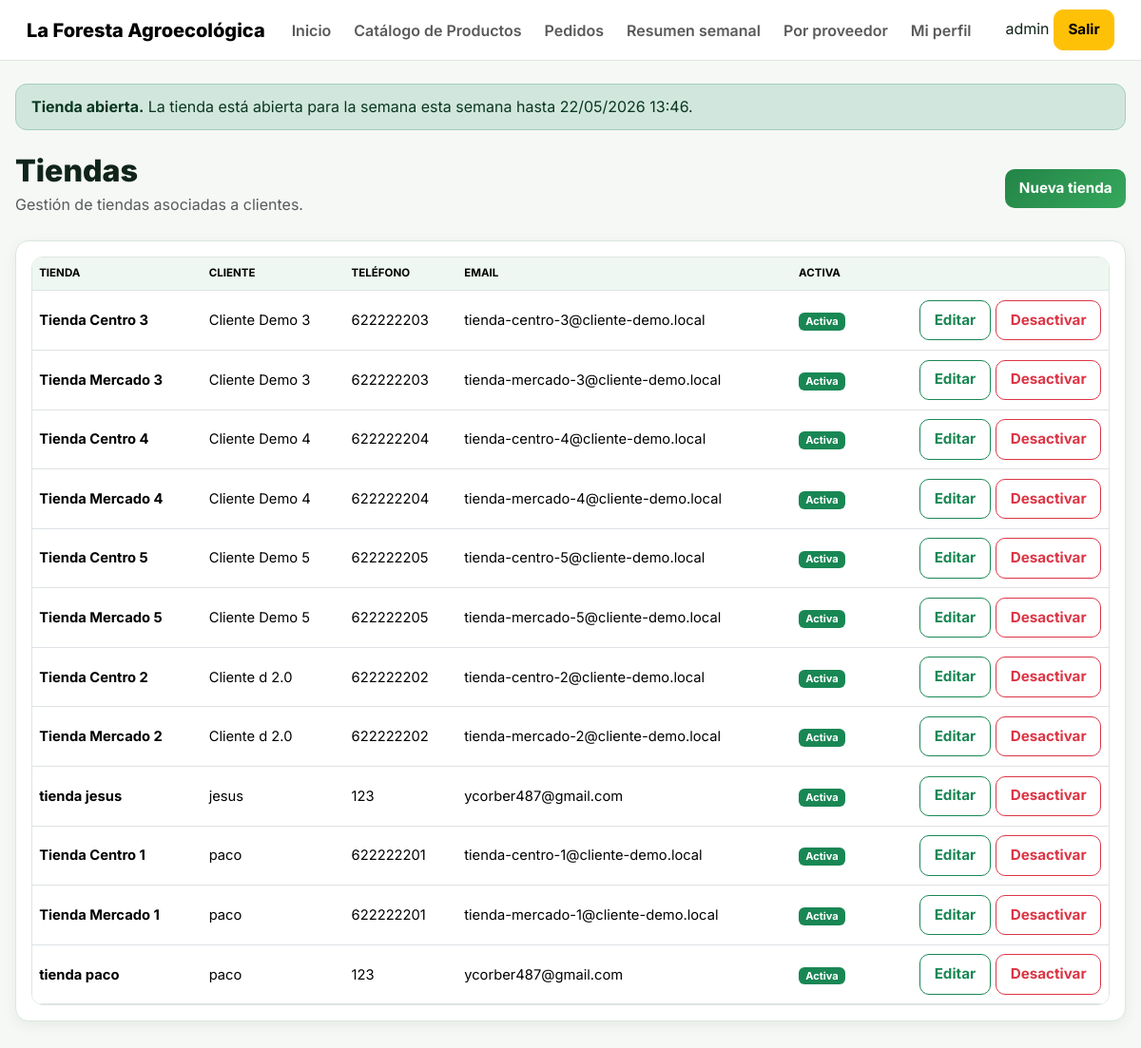
The page /cuentas/tiendas/ (signed in) on the database its author committed.
### accounts/models.py (models this page shows, shortened)
class Tienda(models.Model):
    cliente = models.ForeignKey(Cliente, on_delete=models.CASCADE, related_name='tiendas')
    nombre = models.CharField(max_length=150)
    direccion = models.TextField(blank=True)
    direccion_facturacion = models.TextField(blank=True)
    telefono = models.CharField(max_length=30, blank=True)
    email = models.EmailField(blank=True)
    activa = models.BooleanField(default=True)
    class Meta:
        ordering = ['cliente__nombre', 'nombre']
        unique_together = ('cliente', 'nombre')

class Cliente(models.Model):
    nombre = models.CharField(max_length=150)
    nif = models.CharField(max_length=20, blank=True)
    telefono = models.CharField(max_length=30, blank=True)
    email = models.EmailField(blank=True)
    direccion = models.TextField(blank=True)
    direccion_facturacion = models.TextField(blank=True)
    activo = models.BooleanField(default=True)
    usuarios = models.ManyToManyField(settings.AUTH_USER_MODEL, related_name='clientes', blank=True)
    class Meta:
        ordering = ['nombre']

### accounts/views.py (the view)
# urls.py: path('tiendas/', tienda_list, name='tienda_list'),
@login_required
@user_passes_test(admin_required)
def tienda_list(request):
    tiendas = Tienda.objects.select_related('cliente').all()
    return render(request, 'accounts/tienda_list.html', {'tiendas': tiendas})

### accounts/views.py (called while the page is built)
def admin_required(user):
    return user.is_superuser

### core/context_processors.py (called while the page is built, shortened)
def shop_status(request):
    now = timezone.now()
    ciclo = OrderCycle.objects.filter(
        cerrado=False,
        inicio__lte=now,
        cierre__gte=now
    ).order_by('-inicio').first()
    if ciclo:
        shop_open = True
        shop_status_message = f'La tienda está abierta para la semana {ciclo.nombre} hasta {ciclo.cierre.strftime("%d/%m/%Y %H:%M")}.'
    return {
        'shop_open': shop_open,
        'shop_status_message': shop_status_message,
        'APP_DISPLAY_NAME': getattr(settings, 'APP_DISPLAY_NAME', 'La Foresta Agroecológica'),
    }

### templates/accounts/tienda_list.html
{% extends "base.html" %}
{% block content %}
<div class="page-hero">
    <div>
        <h1>Tiendas</h1>
        <p class="text-muted">Gestión de tiendas asociadas a clientes.</p>
    </div>
    <a href="{% url 'tienda_create' %}" class="btn btn-success">
        Nueva tienda
    </a>
</div>
<div class="card">
    <div class="card-body">
        <div class="table-responsive">
            <table class="table align-middle">
                <thead>
                    <tr>
                        <th>Tienda</th>
                        <th>Cliente</th>
                        <th>Teléfono</th>
                        <th>Email</th>
                        <th>Activa</th>
                        <th></th>
                    </tr>
                </thead>
                <tbody>
                    {% for tienda in tiendas %}
                    <tr>
                        <td><strong>{{ tienda.nombre }}</strong></td>
                        <td>{{ tienda.cliente.nombre }}</td>
                        <td>{{ tienda.telefono }}</td>
                        <td>{{ tienda.email }}</td>
                        <td>
                            {% if tienda.activa %}
                                <span class="badge bg-success">Activa</span>
                            {% else %}
                                <span class="badge bg-secondary">Inactiva</span>
                            {% endif %}
                        </td>
                        <td class="text-end">
                            <a href="{% url 'tienda_update' tienda.pk %}" class="btn btn-sm btn-outline-success">
                                Editar
                            </a>
                            <a href="{% url 'tienda_delete' tienda.pk %}" class="btn btn-sm btn-outline-danger">
                                Desactivar
                            </a>
                        </td>
                    </tr>
                    {% empty %}
                    <tr>
                        <td colspan="6" class="text-center text-muted">No hay tiendas registradas.</td>
                    </tr>
                    {% endfor %}
                </tbody>
            </table>
        </div>
    </div>
</div>
{% endblock %}

### templates/base.html (shortened to what this page needs)
{% load static %}
<!DOCTYPE html>
<html lang="es">
<head>
  <link rel="stylesheet" href="https://cdn.jsdelivr.net/npm/bootstrap@5.3.3/dist/css/bootstrap.min.css">
  <link rel="stylesheet" href="{% static 'css/styles.css' %}">
</head>
<body class="app-body">
<nav class="navbar navbar-expand-lg app-navbar">
  <div class="container-fluid app-container">
    <a class="navbar-brand brand-mark" href="{% url 'dashboard_redirect' %}">
      <span>{{ APP_DISPLAY_NAME|default:"La Foresta Agroecológica" }}</span>
    </a>
    {% if user.is_authenticated %}
    <div class="collapse navbar-collapse" id="mainNav">
      <ul class="navbar-nav me-auto mb-2 mb-lg-0 nav-pills-soft">
        <li class="nav-item"><a class="nav-link" href="{% url 'dashboard_redirect' %}">Inicio</a></li>
        <li class="nav-item"><a class="nav-link" href="{% url 'product_table' %}">Catálogo de Productos</a></li>
        <li class="nav-item"><a class="nav-link" href="{% url 'pedido_list' %}">Pedidos</a></li>
        {% if user.is_superuser %}
          <li class="nav-item"><a class="nav-link" href="{% url 'weekly_summary' %}">Resumen semanal</a></li>
          <li class="nav-item"><a class="nav-link" href="{% url 'supplier_summary' %}">Por proveedor</a></li>
        {% endif %}
        <li class="nav-item"><a class="nav-link" href="{% url 'profile_edit' %}">Mi perfil</a></li>
      </ul>
      <div class="user-chip-wrap">
        <span class="user-chip">{{ user.username }}</span>
        <a class="btn btn-warning btn-sm btn-soft-warning" href="{% url 'logout' %}">Salir</a>
      </div>
    </div>
    {% endif %}
  </div>
</nav>
<main class="container py-4 app-container">
  {% if user.is_authenticated %}
    <div class="alert status-alert {% if shop_open %}alert-success{% else %}alert-warning{% endif %} mb-4" role="alert">
      <strong>{% if shop_open %}Tienda abierta{% else %}Tienda cerrada{% endif %}.</strong>
      {{ shop_status_message }}
    </div>
  {% endif %}
  {% block content %}{% endblock %}
</main>
</body>
</html>

### static/css/styles.css (style rules this page uses)
:root { --bg: #f6f8f6; --panel: #ffffff; --text: #10241a; --muted: #5f6f66; --green: #238447; --green-dark: #176332; --green-soft: #e8f5ec; --line: #dbe7df; --warning-bg: #fff6dc; --warning-line: #f2d47b; --shadow: 0 4px 14px rgba(20,60,35,.07); --radius: 14px; }
* { box-sizing: border-box; }
body { margin: 0; font-family: Inter, system-ui, sans-serif; color: var(--text); background: #f6f8f6; min-height: 100vh; overflow-x: hidden; }
.navbar { background: rgba(255,255,255,.96) !important; backdrop-filter: blur(10px); border-bottom: 1px solid var(--line); padding: .65rem 1rem; }
.navbar-brand { font-weight: 800; }
.nav-link { font-weight: 600; border-radius: 999px; padding: .45rem .75rem !important; }
.container { max-width: 1280px; padding: .8rem 1rem; }
h1 { font-size: 2rem; font-weight: 850; margin-bottom: .25rem; }
p { color: var(--muted); margin-bottom: .6rem; }
.alert { border-radius: 12px; padding: .7rem 1rem; margin-bottom: 1rem; }
.card { border-radius: var(--radius) !important; border: 1px solid var(--line) !important; box-shadow: var(--shadow); margin-bottom: 1rem; }
.card-body { padding: 1rem !important; }
.btn { border-radius: 10px !important; font-weight: 700 !important; padding: .55rem .9rem !important; font-size: .95rem !important; }
.btn-success { background: linear-gradient(135deg,var(--green),#36a85c) !important; border: none !important; }
.table-responsive { border-radius: 12px; overflow-x: auto; box-shadow: none; border: 1px solid var(--line); }
.table { background: white; margin: 0 !important; font-size: .92rem; }
.table th { background: #eef7f1; text-transform: uppercase; font-size: .72rem; padding: .55rem .45rem !important; white-space: nowrap; }
.table td { padding: .55rem .45rem !important; vertical-align: middle; }
.table td .btn { margin: .05rem; }
.page-hero { display: flex; justify-content: space-between; align-items: center; flex-wrap: wrap; gap: .7rem; margin-bottom: 1rem; }

### rows shown on the page
Tienda: nombre "Tienda Centro 3", cliente.nombre "Cliente Demo 3", telefono "622222203", email "tienda-centro-3@cliente-demo.local", activa "Activa"
Tienda: nombre "Tienda Mercado 3", cliente.nombre "Cliente Demo 3", telefono "622222203", email "tienda-mercado-3@cliente-demo.local", activa "Activa"
Tienda: nombre "Tienda Centro 4", cliente.nombre "Cliente Demo 4", telefono "622222204", email "tienda-centro-4@cliente-demo.local", activa "Activa"
Tienda: nombre "Tienda Mercado 4", cliente.nombre "Cliente Demo 4", telefono "622222204", email "tienda-mercado-4@cliente-demo.local", activa "Activa"
Tienda: nombre "Tienda Centro 5", cliente.nombre "Cliente Demo 5", telefono "622222205", email "tienda-centro-5@cliente-demo.local", activa "Activa"
Tienda: nombre "Tienda Mercado 5", cliente.nombre "Cliente Demo 5", telefono "622222205", email "tienda-mercado-5@cliente-demo.local", activa "Activa"
Tienda: nombre "Tienda Centro 2", cliente.nombre "Cliente d 2.0", telefono "622222202", email "tienda-centro-2@cliente-demo.local", activa "Activa"
Tienda: nombre "Tienda Mercado 2", cliente.nombre "Cliente d 2.0", telefono "622222202", email "tienda-mercado-2@cliente-demo.local", activa "Activa"
Tienda: nombre "tienda jesus", cliente.nombre "jesus", telefono "123", email "ycorber487@gmail.com", activa "Activa"
Tienda: nombre "Tienda Centro 1", cliente.nombre "paco", telefono "622222201", email "tienda-centro-1@cliente-demo.local", activa "Activa"
Tienda: nombre "Tienda Mercado 1", cliente.nombre "paco", telefono "622222201", email "tienda-mercado-1@cliente-demo.local", activa "Activa"
Tienda: nombre "tienda paco", cliente.nombre "paco", telefono "123", email "ycorber487@gmail.com", activa "Activa"

### other values the page prints
{{ APP_DISPLAY_NAME|default:"La Foresta Agroecológica" }} "La Foresta Agroecológica"
{{ user.username }} "admin"
{{ shop_status_message }} "La tienda está abierta para la semana esta semana hasta 22/05/2026 13:46."
